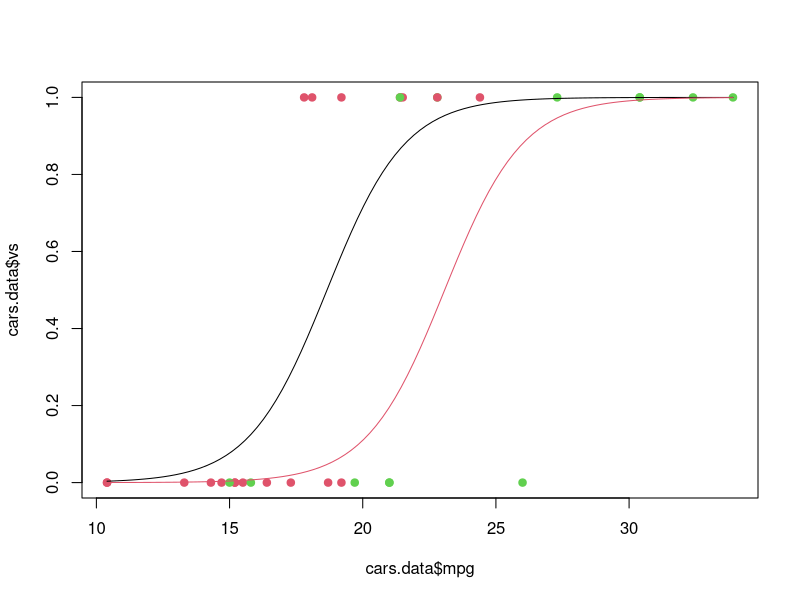
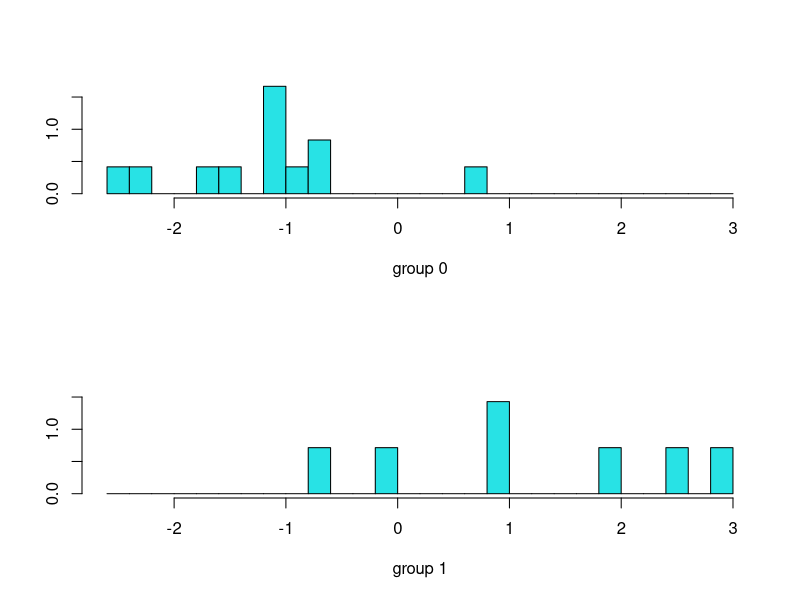

The R source for these figures, in order:

################# LOGISTIC REGRESSION ###################

data(mtcars)
str(mtcars)

## Reduce dataset on a subset of original one
cars.data = mtcars[, c('mpg', 'vs', 'am')] # no rows, columns --> c = concatenate a vector
cars.data

# Refactor am to factor var for RStudio
cars.data$am = as.factor(cars.data$am)
is.factor(cars.data$am) # check



# Create model1 Generialize Linear Model (GLM)
m.c = glm(vs~mpg*am, data = cars.data, family = binomial) # Variabile risposta è 0/1 quindi family=binomial setta regressione logistica
summary(m.c)

# Simplify this model erasing not significative iteration
m.c2 = glm(vs ~ mpg + am, data = cars.data, family = binomial)
summary(m.c2)


# Analysis of DEVIANCE
1-pchisq(20.646, 29)  # P-value of test --> 0,08.. so I accept simpliest model

# delete am create mc3
m.c3 = glm(vs ~ mpg, data = cars.data, family = binomial)
summary(m.c3)

# Anova test to compare mc2 w/ mc3
anova(m.c3, m.c2, test = 'Chisq')

# Find quantiles

  # pchisq(x)=P
  # qchisq(P)=x

qchisq(0.95, 1) # = 3.84

#### m.c2 is the best model

# extract beta^ from mc2
estimate = coef(m.c2)
# extract standard error of beta^
se = sqrt(diag(vcov(m.c2)))

# confidence interval 90%
c(estimate[2]-qnorm(0.95)*se[2], estimate[2]+qnorm(0.95)*se[2])
confint(m.c2, level = 0.9)

# predict
ev = predict(m.c2)
ep = predict(m.c2, type = 'response')

exp(ev)/(1+exp(ev))

## Plots
plot(cars.data$mpg, cars.data$vs, pch=19, col=1+as.numeric(cars.data$am))

# Curva di regressione
curve(predict(m.c2, newdata = data.frame(mpg=x, am='0'), type='response'), add=T)
curve(predict(m.c2, newdata = data.frame(mpg=x, am='1'), type='response'), add=T, col=2)

# create prediction vector of the model
preds = rep(0, nrow(cars.data)) # vettore di 0
preds[ep>0.5] = 1 # put 1 only if ep > 0.5

# see confusion matrix
addmargins(table(preds, vs=cars.data$vs)) # add total for every colums w/ this command

n = nrow(cars.data)
set.seed(222)
sel = sample(n, 0.6*n, replace = F)

# training set
tr.s = cars.data[sel,]
# test set
te.s = cars.data[-sel,]

m.ct = glm(vs ~ mpg + am, data = tr.s, family = binomial())
summary(m.ct)

prob.test = predict(m.ct, newdata = te.s, type = 'response')
preds.test = rep(0, length(prob.test))
preds.test[prob.test>0.5] = 1
addmargins(table(preds.test, vs = te.s$vs))


###### LINEAR DISCRIMINANT ANALYSIS #####

library(MASS)

m.cl = lda(vs ~ mpg + am, data = tr.s)
m.cl

# Plots
plot(m.cl)

# predictions
preds.lda = predict(m.cl, te.s)
p.lda = rep(0, nrow(te.s))
preds.lda
p.lda[preds.lda$posterior[,2]>0.5] = 1
addmargins(table(p.lda, vs=te.s$vs))
p.lda           
           